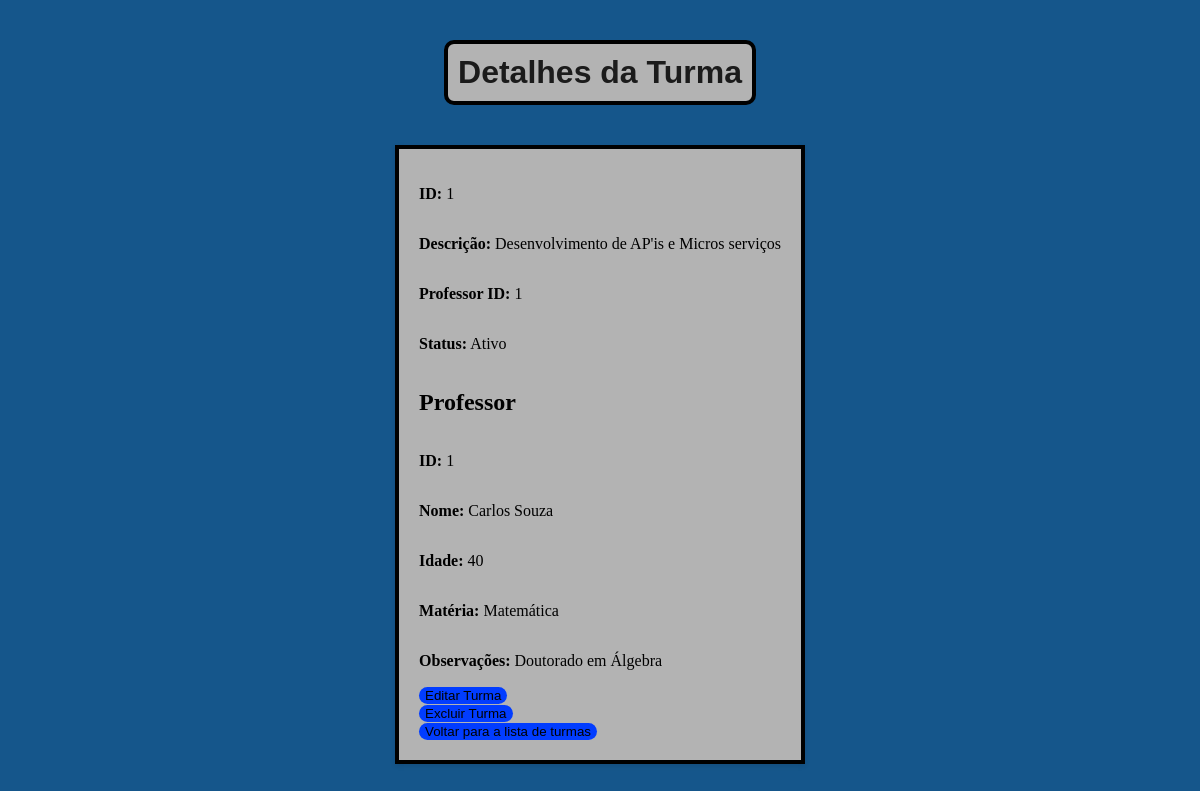
Before: /turmas/1 with the older database file.
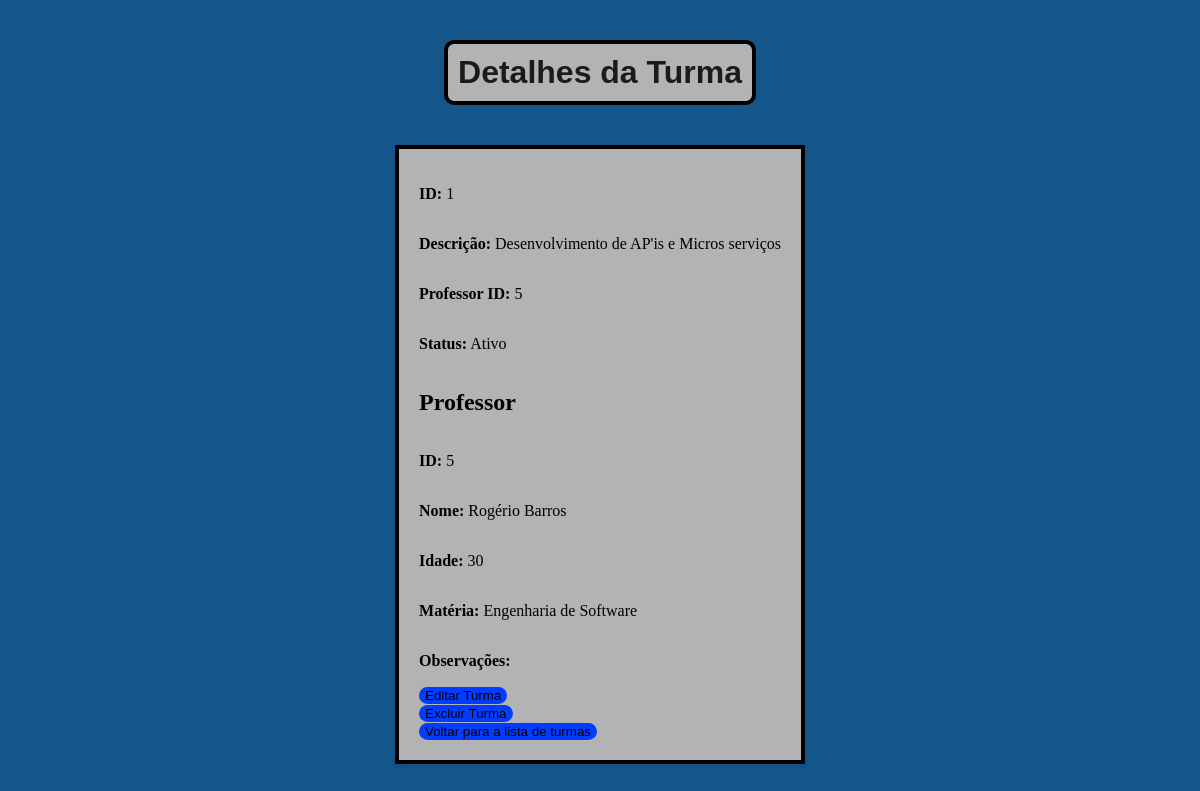
After: the same page with the newer database file.
### app/models.py (models this page shows)
class Turma(db.Model):
    __tablename__ = 'turmas'
    id = db.Column(db.Integer, primary_key=True)
    descricao = db.Column(db.String(100), nullable=False)
    status = db.Column(db.Boolean, default=True)
    professor_id = db.Column(db.Integer, db.ForeignKey(
        'professores.id'), nullable=False)
    alunos = db.relationship('Aluno', backref='turma', lazy="select")

class Professor(db.Model):
    __tablename__ = 'professores'
    id = db.Column(db.Integer, primary_key=True)
    nome = db.Column(db.String(50), nullable=False)
    idade = db.Column(db.Integer)
    materia = db.Column(db.String(50))
    observacoes = db.Column(db.Text)
    turmas = db.relationship('Turma', backref='professor', lazy=True)

### app/turmas/turmas_routes.py (the view)
@turmas_blueprint.route("/turmas/<int:id_turma>", methods=["GET"])
def get_turma(id_turma):
    try:
        turma = Turma.query.options(joinedload(
            Turma.professor)).filter_by(id=id_turma).first()
        if not turma:
            raise TurmaNaoEncontrado
        return render_template('turmas/turmas_id.html', turma=turma)
    except TurmaNaoEncontrado:
        return jsonify({"message": "Turma não encontrada"}), 404

### app/templates/turmas/turmas_id.html (shortened to what this page needs)
<!DOCTYPE html>
<html lang="pt-BR">
<head>
    <link rel="stylesheet" href="{{ url_for('static', filename='turmas_id.css') }}">
</head>
<body>
    <h1>Detalhes da Turma</h1>
    <section class="container">
        <p><strong>ID:</strong> {{ turma.id }}</p>
        <p><strong>Descrição:</strong> {{ turma.descricao }}</p>
        <p><strong>Professor ID:</strong> {{ turma.professor_id }}</p>
        <p><strong>Status:</strong> {{ 'Ativo' if turma.status else 'Inativo' }}</p>
        <h2>Professor</h2>
        <p><strong>ID:</strong> {{ turma.professor.id }}</p>
        <p><strong>Nome:</strong> {{ turma.professor.nome }}</p>
        <p><strong>Idade:</strong> {{ turma.professor.idade }}</p>
        <p><strong>Matéria:</strong> {{ turma.professor.materia }}</p>
        <p><strong>Observações:</strong> {{ turma.professor.observacoes }}</p>
        <a href="/turmas/{{ turma.id }}/atualizar"><button>Editar Turma</button></a>
        <form action="/turmas/{{ turma.id }}" method="POST" onsubmit="return confirmDelete(this);">
            <button type="submit">Excluir Turma</button>
        </form>
        <a href="/turmas"><button>Voltar para a lista de turmas</button></a>
    </section>
</body>
</html>

Changed rows visible on the page:
no longer on this page (row edited): Professor: professor.id "1", professor.nome "Carlos Souza", professor.idade "40", professor.materia "Matemática", professor.observacoes "Doutorado em Álgebra"
changed Turma "Desenvolvimento de AP'is e Micros serviços": professor_id "1" → "5"
added Professor: professor.id "5", professor.nome "Rogério Barros", professor.idade "30", professor.materia "Engenharia de Software"
